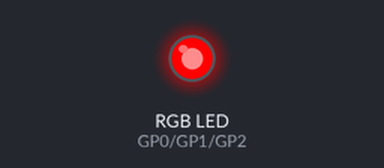
A program run on a simulated Raspberry Pi Pico running MicroPython. Parts: an RGB LED mixed from three pins (HIGH = lit).

Above: at 0.2 s.
At 0.7 s:
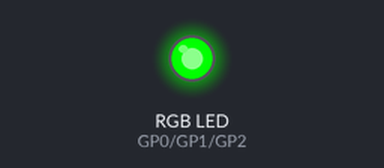
At 2.7 s:
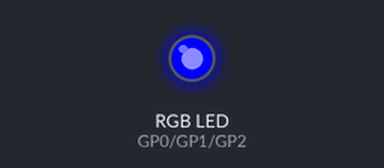
Timing chart, 0 to 3.5 s (numbered marks = the images above):
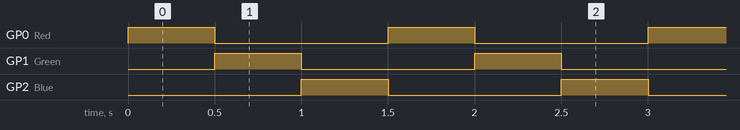

The program:

RGB.py
```python
#---------------------------------------------------------
#				ALTERNATELY FLASHING RGB LED
#				============================
#
# In this program an RGB LED is connected to Pico.The three
# colours of the LED are flashed alternately every 500ms
#
# Author: Dogan Ibrahim
# File  : RGB.py
# Date  : February, 2021
#----------------------------------------------------------
from machine import Pin
import utime

Red = Pin(0, machine.Pin.OUT)
Green = Pin(1, Pin.OUT)
Blue = Pin(2, Pin.OUT)

Red.value(0)
Green.value(0)
Blue.value(0)

while True:
    Red.value(1)
    utime.sleep(0.5)
    Red.value(0)
    Green.value(1)
    utime.sleep(0.5)
    Green.value(0)
    Blue.value(1)
    utime.sleep(0.5)
    Blue.value(0)
```

Measured:
- by itself, GP0 (Red), GP1 (Green), GP2 (Blue): alternates HIGH for 0.50 s and LOW for 1.0 s
- by itself, everything shown: repeats every 1.5 s, in 3 steps
